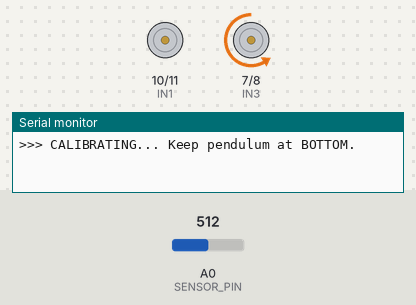
Recording of a sketch running on a simulated Arduino Uno, built with avr-gcc and run on an emulated ATmega328P. Shown: motor-driver pin pairs drawn as motors (green arrow = first pin HIGH = forward, orange = second pin HIGH = backward, longer = more drive, scaled by the enable pin), the last lines printed to the serial monitor. The inputs (shaded band) are chosen by the test bench; at power-on: A0 (SENSOR_PIN) = 512.

Above: at 3.37 s.
3.8 s: A0 (SENSOR_PIN) set to 884
At 4.75 s:
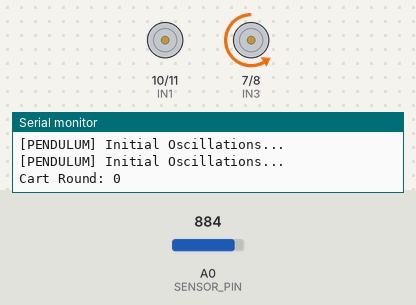
6.8 s: A0 (SENSOR_PIN) set to 907
At 7.2 s:
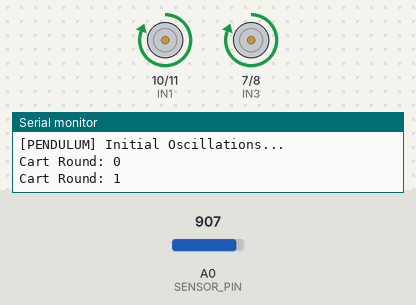
9.8 s: A0 (SENSOR_PIN) set to 511
At 10.25 s:
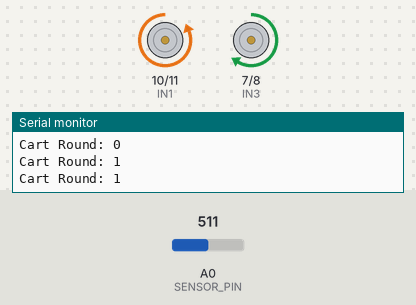
12.8 s: A0 (SENSOR_PIN) set to 140
15.8 s: A0 (SENSOR_PIN) set to 116
18.8 s: A0 (SENSOR_PIN) set to 190
At 19.25 s:
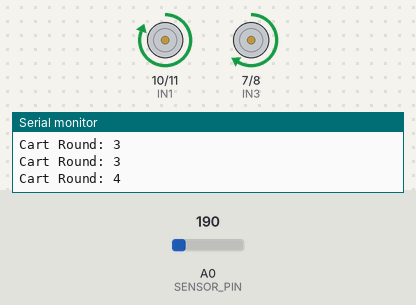
Timing chart, 0 to 22.8 s (numbered marks = the images above; inputs shaded):
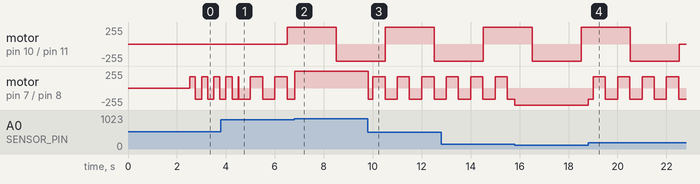

The sketch:

self_balancing_pendulum.ino
```cpp
// --- PIN CONFIGURATION ---
const int ENB = 9;   const int IN3 = 7;   const int IN4 = 8;    // Pendulum
const int ENA = 12;  const int IN1 = 10;  const int IN2 = 11;   // Cart
const int SENSOR_PIN = A0;

// --- SETTINGS ---
const int SENSOR_RAW_MAX = 1023;
const float TARGET_ANGLE = 0.0;
const float CATCH_ZONE   = 45.0;
const int   SWING_PWM    = 170;

// --- TIMING ---
unsigned long startupTime = 0;
const unsigned long WIGGLE_DURATION = 2000; // 2 seconds of oscillations

// --- CART SETTINGS ---
int cartSpeeds[] = {100, 130, 150, 180, 220};
int currentRound = 0;
bool cartMovingForward = true;
unsigned long cartTimer = 0;
const unsigned long MOVE_DURATION = 2000; // 2 seconds per direction

// --- PID GAINS ---
float Kp = 18.0; float Kd = 1.4; float Ki = 0.6;

// --- STATE ---
float offset_angle = 0;
float last_error = 0, integral = 0, prev_angle = 0;
unsigned long last_time;

void setup() {
  Serial.begin(115200);
  pinMode(ENB, OUTPUT); pinMode(IN3, OUTPUT); pinMode(IN4, OUTPUT);
  pinMode(ENA, OUTPUT); pinMode(IN1, OUTPUT); pinMode(IN2, OUTPUT);

  Serial.println(">>> CALIBRATING... Keep pendulum at BOTTOM.");
  delay(2000);

  long sum = 0;
  for(int i = 0; i < 100; i++) { sum += analogRead(SENSOR_PIN); delay(5); }
  offset_angle = 180.0 - (((float)sum / 100.0 / SENSOR_RAW_MAX) * 360.0);

  startupTime = millis(); // Mark when the process starts
  cartTimer = millis();
  last_time = micros();
}

void loop() {
  unsigned long now_ms = millis();
  unsigned long now_us = micros();
  float dt = (now_us - last_time) / 1000000.0;
  if (dt < 0.005) return;
  last_time = now_us;

  // --- 1. CART LOGIC (Always Running) ---
  if (now_ms - cartTimer >= MOVE_DURATION) {
    cartTimer = now_ms;
    if (!cartMovingForward) {
      currentRound++;
      if (currentRound > 4) currentRound = 0;
    }
    cartMovingForward = !cartMovingForward;
    Serial.print("Cart Round: "); Serial.println(currentRound);
  }
  moveCart(cartSpeeds[currentRound], cartMovingForward);

  // --- 2. PENDULUM LOGIC ---
  float angle = getNormalizedAngle();
  float velocity = (angle - prev_angle) / dt;
  prev_angle = angle;
  float error = TARGET_ANGLE - angle;
  float motor_output = 0;

  // Check if we are still in the 2-second "Oscillation" window
  if (now_ms - startupTime < WIGGLE_DURATION) {
    // Phase 1: Wiggle to and fro every 250ms
    if ((now_ms / 250) % 2 == 0) motor_output = SWING_PWM;
    else motor_output = -SWING_PWM;

    if (now_ms % 500 == 0) Serial.println("[PENDULUM] Initial Oscillations...");
  }
  else {
    // Phase 2: Swing-Up + PID Balance
    if (abs(angle) <= CATCH_ZONE) {
      integral += error * dt;
      integral = constrain(integral, -120, 120);
      float derivative = (error - last_error) / dt;
      motor_output = (Kp * error) + (Ki * integral) + (Kd * derivative);
    } else {
      // Intelligent Swing-up
      if (velocity > 0.5) motor_output = SWING_PWM;
      else if (velocity < -0.5) motor_output = -SWING_PWM;
      else motor_output = (now_ms % 1000 < 500) ? SWING_PWM : -SWING_PWM;
      integral = 0;
    }
  }

  movePendulum(motor_output);
  last_error = error;
}

// --- Helper Functions ---

float getNormalizedAngle() {
  int raw = analogRead(SENSOR_PIN);
  float normalized = ((float)raw / SENSOR_RAW_MAX * 360.0) + offset_angle;
  while (normalized > 180)  normalized -= 360;
  while (normalized < -180) normalized += 360;
  return normalized;
}

void movePendulum(float output) {
  int pwm = constrain((int)abs(output), 0, 255);
  if (pwm > 0 && pwm < 45) pwm = 45;
  if (output > 0) { digitalWrite(IN3, HIGH); digitalWrite(IN4, LOW); }
  else if (output < 0) { digitalWrite(IN3, LOW); digitalWrite(IN4, HIGH); }
  else { digitalWrite(IN3, LOW); digitalWrite(IN4, LOW); pwm = 0; }
  analogWrite(ENB, pwm);
}

void moveCart(int speed, bool forward) {
  analogWrite(ENA, speed);
  if (forward) { digitalWrite(IN1, HIGH); digitalWrite(IN2, LOW); }
  else { digitalWrite(IN1, LOW); digitalWrite(IN2, HIGH); }
}
```

Measured:
- the behaviour switches between 895 and 896 on A0 (SENSOR_PIN) (found by bisection; images 1 and 2)
- after the input at 9.8 s, motor on pin 7 (IN3) / pin 8 (IN4): forward 255/255 → backward 170/255 at once, then repeats every 1.0 s: forward 170/255 0.50 s, backward 170/255 0.50 s
- after the input at 18.8 s, motor on pin 7 (IN3) / pin 8 (IN4): backward 255/255 → backward 170/255 at once, then repeats every 1.0 s: forward 170/255 0.50 s, backward 170/255 0.50 s
